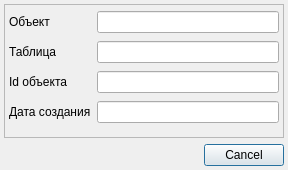
<?xml version="1.0" encoding="UTF-8"?>
<ui version="4.0">
 <class>DialogGetObject</class>
 <widget class="QDialog" name="DialogGetObject">
  <property name="geometry">
   <rect>
    <x>0</x>
    <y>0</y>
    <width>288</width>
    <height>170</height>
   </rect>
  </property>
  <property name="sizePolicy">
   <sizepolicy hsizetype="Fixed" vsizetype="Fixed">
    <horstretch>0</horstretch>
    <verstretch>0</verstretch>
   </sizepolicy>
  </property>
  <property name="maximumSize">
   <size>
    <width>288</width>
    <height>170</height>
   </size>
  </property>
  <property name="windowTitle">
   <string>Dialog</string>
  </property>
  <property name="windowIcon">
   <iconset resource="../s11main.qrc">
    <normaloff>:/icons/Icon2.png</normaloff>:/icons/Icon2.png</iconset>
  </property>
  <layout class="QGridLayout" name="gridLayout">
   <property name="margin">
    <number>4</number>
   </property>
   <item row="0" column="0">
    <widget class="QFrame" name="frame">
     <property name="frameShape">
      <enum>QFrame::StyledPanel</enum>
     </property>
     <property name="frameShadow">
      <enum>QFrame::Raised</enum>
     </property>
     <layout class="QGridLayout" name="gridLayout_2">
      <property name="leftMargin">
       <number>4</number>
      </property>
      <property name="topMargin">
       <number>4</number>
      </property>
      <property name="rightMargin">
       <number>4</number>
      </property>
      <item row="0" column="0">
       <widget class="QLabel" name="lblObjectName">
        <property name="text">
         <string>Объект</string>
        </property>
       </widget>
      </item>
      <item row="0" column="1">
       <widget class="QLineEdit" name="edtObjectName">
        <property name="readOnly">
         <bool>true</bool>
        </property>
       </widget>
      </item>
      <item row="1" column="0">
       <widget class="QLabel" name="lblObjectTable">
        <property name="text">
         <string>Таблица</string>
        </property>
       </widget>
      </item>
      <item row="1" column="1">
       <widget class="QLineEdit" name="edtObjectTable">
        <property name="readOnly">
         <bool>true</bool>
        </property>
       </widget>
      </item>
      <item row="2" column="0">
       <widget class="QLabel" name="lblObjectId">
        <property name="text">
         <string>Id объекта</string>
        </property>
       </widget>
      </item>
      <item row="2" column="1">
       <widget class="QLineEdit" name="edtObjectId">
        <property name="readOnly">
         <bool>true</bool>
        </property>
       </widget>
      </item>
      <item row="3" column="0">
       <widget class="QLabel" name="lblObjectDate">
        <property name="text">
         <string>Дата создания</string>
        </property>
       </widget>
      </item>
      <item row="3" column="1">
       <widget class="QLineEdit" name="edtObjectDate">
        <property name="readOnly">
         <bool>true</bool>
        </property>
       </widget>
      </item>
     </layout>
    </widget>
   </item>
   <item row="1" column="0">
    <widget class="QDialogButtonBox" name="buttonBox">
     <property name="orientation">
      <enum>Qt::Horizontal</enum>
     </property>
     <property name="standardButtons">
      <set>QDialogButtonBox::Cancel</set>
     </property>
    </widget>
   </item>
  </layout>
 </widget>
 <resources>
  <include location="../s11main.qrc"/>
 </resources>
 <connections>
  <connection>
   <sender>buttonBox</sender>
   <signal>accepted()</signal>
   <receiver>DialogGetObject</receiver>
   <slot>accept()</slot>
   <hints>
    <hint type="sourcelabel">
     <x>248</x>
     <y>254</y>
    </hint>
    <hint type="destinationlabel">
     <x>157</x>
     <y>274</y>
    </hint>
   </hints>
  </connection>
  <connection>
   <sender>buttonBox</sender>
   <signal>rejected()</signal>
   <receiver>DialogGetObject</receiver>
   <slot>reject()</slot>
   <hints>
    <hint type="sourcelabel">
     <x>316</x>
     <y>260</y>
    </hint>
    <hint type="destinationlabel">
     <x>286</x>
     <y>274</y>
    </hint>
   </hints>
  </connection>
 </connections>
</ui>
